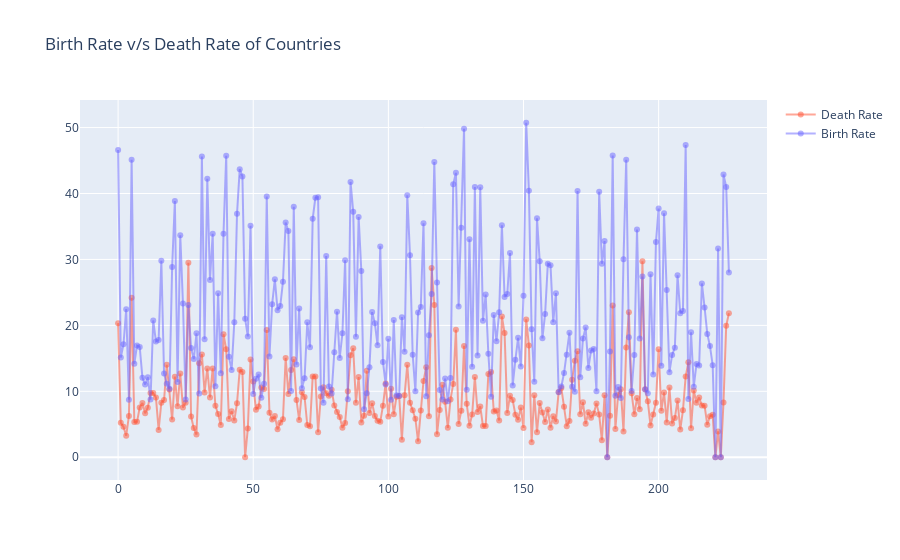

The cell this chart's notebook holds for it:
### Markdown cell above
*  All measurements are in % (per cent)
*  This is a comparison between the infant mortality rate, birth rate, death rate of the highest populated countries. 
*  Pakistan has the highest infant mortality rate, followed by China. 
*  It is shocking to see India still has such a low infant mortality rate.
*  However, India has a lower death rate compared to China and Pakistan. 
*  Birth rate seems fairly normal.
*  China and Pakistan have an alarmigly high birth ad death rates.

### Code cell
trace1 = go.Scatter(
    x = cont.index,
    y = cont.Deathrate,
    mode = 'lines+markers',
    name = 'Death Rate',
    marker = dict(color = 'rgba(255, 81, 51, 0.5)'),
    text = cont.Country)

trace2 = go.Scatter(
    x = cont.index,
    y = cont.Birthrate,
    mode = 'lines+markers',
    name = 'Birth Rate',
    marker = dict(color = 'rgba(105, 100, 255, 0.5)'),
    text = cont.Country)

layout = dict(title = 'Birth Rate v/s Death Rate of Countries',
             xaxis= dict(zeroline= False)
             )

data = [trace1, trace2]

fig = dict(data = data, layout = layout)

iplot(fig)

### Figure 1 — Plotly figure (JSON) as saved in the notebook; plotly's stock layout.template omitted (floating-point values rounded to 4 significant figures; data arrays with more than 128 entries replaced by an {"elided": "..."} marker saying what was removed)
{"data": [{"marker": {"color": "rgba(255, 81, 51, 0.5)"}, "mode": "lines+markers", "name": "Death Rate", "text": {"elided": "227 str values"}, "type": "scatter", "x": {"elided": "227 int values"}, "y": {"elided": "227 float values"}}, {"marker": {"color": "rgba(105, 100, 255, 0.5)"}, "mode": "lines+markers", "name": "Birth Rate", "text": {"elided": "227 str values"}, "type": "scatter", "x": {"elided": "227 int values"}, "y": {"elided": "227 float values"}}], "layout": {"title": {"text": "Birth Rate v/s Death Rate of Countries"}, "xaxis": {"zeroline": false}}}
